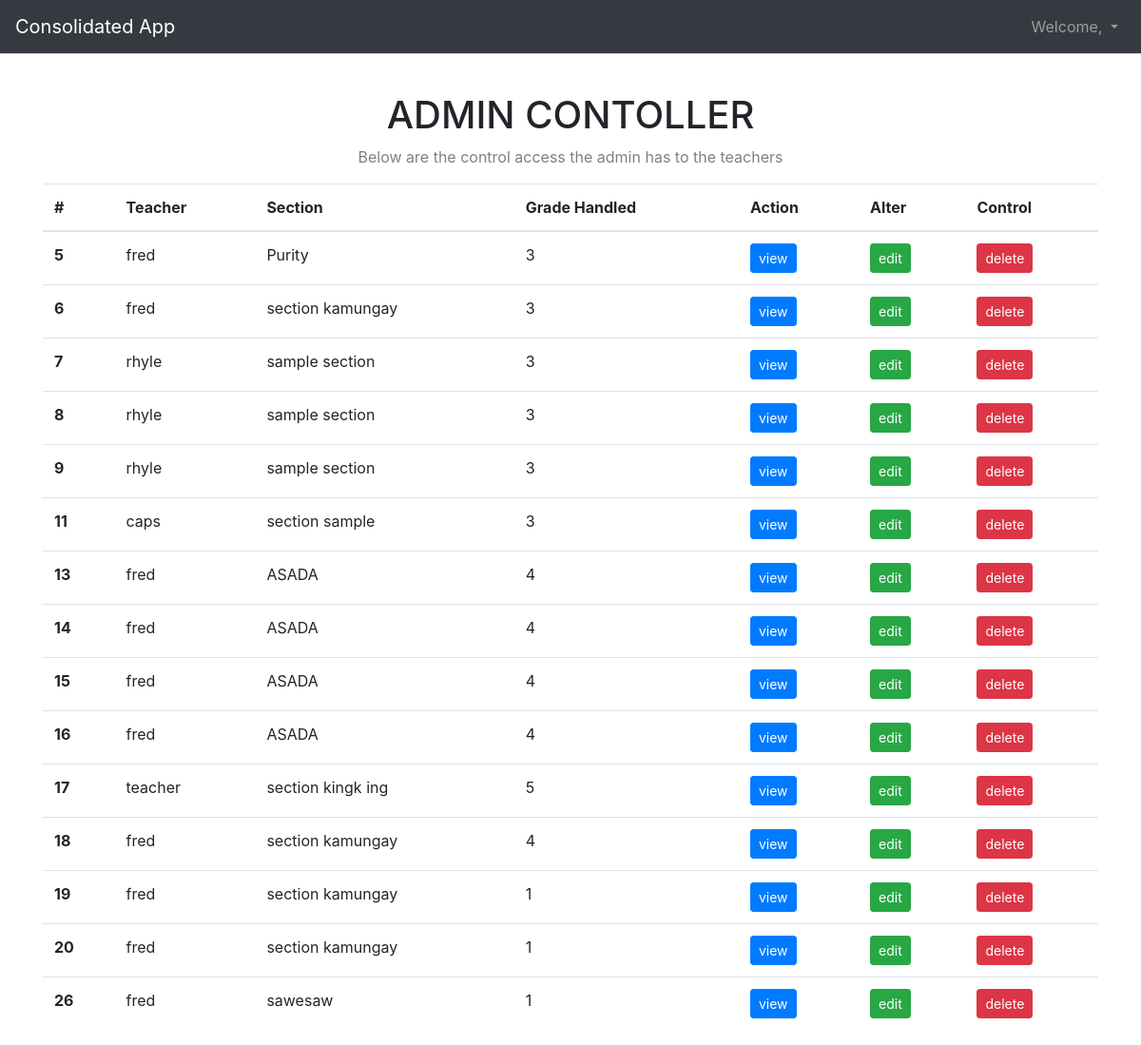
The app's page /admin/index.php with its own data.
### tables this page shows
CREATE TABLE `file` (
  `id` int(11) NOT NULL,
  `teacher` text NOT NULL,
  `section` text NOT NULL,
  `grade` int(11) NOT NULL,
  `filedir` text NOT NULL
);

### admin/index.php (the view, shortened to what this page needs)
<?php
    include_once '../dbconnect.php';
      $tmpfname = '../test.xlsx';
          $excelReader = PHPExcel_IOFactory::createReaderForFile($tmpfname);
          $excelObj = $excelReader->load($tmpfname);
         $worksheet = $excelObj->getSheet(0);
?>
<!DOCTYPE html>
<html lang="en">
<head>
    <link rel="stylesheet" href="https://stackpath.bootstrapcdn.com/bootstrap/4.4.1/css/bootstrap.min.css">
</head>
<body>
<nav style="margin-top:0%" class="navbar navbar-expand-lg navbar-dark bg-dark">
  <a class="navbar-brand" href="/consolidated/excel/index.php">Consolidated App</a>
  <div class="collapse navbar-collapse" id="navbarNav">
    <ul class="navbar-nav ml-auto">
    <li class="nav-item dropdown">
        <a class="nav-link dropdown-toggle" href="#" id="navbarDropdownMenuLink" role="button" data-toggle="dropdown" aria-haspopup="true" aria-expanded="false">
          Welcome, <?php echo $_SESSION['loggedin']?>
        </a>
      </li>
    </ul>
  </div>
</nav>
<?php
     $lastRow = $worksheet->getHighestRow();
     echo' <table class="table">';
      for ($row = 1; $row <= $lastRow; $row++) {
              echo '<tr><td>';
              echo '</td></td>';
              echo '<td><td>';
              echo '</td></td';
              echo '<td><td>';
              echo '</td></td';
              echo '<td><td>';
              echo '</td></td';
              echo '<td><td>';
              echo '</td></td';
              echo '<td><td>';
              echo '</td></td';
              echo '<td><td>';
              echo '</td></tr>';
      }
    echo' </table>';
?>
<div class="container">
<h1 style="text-transform:uppercase" class="text-center">
      Admin Contoller
</h1>
<p style="color:grey" class="grey-text text-center">
      Below are the control access the admin has to the teachers
</p>
<table class="table">
  <thead>
    <tr>
      <th scope="col">#</th>
      <th scope="col">Teacher</th>
      <th scope="col">Section</th>
      <th scope="col">Grade Handled</th>
      <th scope="col">Action</th>
      <th scope="col">Alter</th>
      <th scope="col">Control</th>
    </tr>
  </thead>
  <tbody>
  <form action="index.php" method="get">
  <?php
    $qry = "select * from file";
    $result = mysqli_query($db,$qry);
    if (mysqli_num_rows($result) > 0) {
        while($row = mysqli_fetch_assoc($result)) {
            $id = $row['id'];
            $name = $row['teacher'];
            $section = $row['section'];
            $grade = $row['grade'];
    echo "<tr>";
      echo "<th scope='row'>$id</th>";
      echo "<td>$name</td>";
      echo "<td>$section</td>";
      echo "<td>$grade</td>";
      echo '<td><button
      name="btnView"
      class="btn btn-sm btn-primary">
      view
      </button></td>';
      echo "<td>
            <button
            name='btnEdit'
            class='btn btn-sm btn-success'>
                edit
            </button>
      </td>";
      echo '<td><button
      name="btnDelete"
      class="btn btn-sm btn-danger">
      delete
      </button></td>
    </tr>';
    }
    } else {
        echo "0 results";
    }
    ?>
  </tbody>
</table>
</div>
</body>
</html>

### records on screen
file: id "5", teacher "fred", section "Purity", grade "3"
file: id "6", teacher "fred", section "section kamungay", grade "3"
file: id "7", teacher "rhyle", section "sample section", grade "3"
file: id "8", teacher "rhyle", section "sample section", grade "3"
file: id "9", teacher "rhyle", section "sample section", grade "3"
file: id "11", teacher "caps", section "section sample", grade "3"
file: id "13", teacher "fred", section "ASADA", grade "4"
file: id "14", teacher "fred", section "ASADA", grade "4"
file: id "15", teacher "fred", section "ASADA", grade "4"
file: id "16", teacher "fred", section "ASADA", grade "4"
file: id "17", teacher "teacher", section "section kingk ing", grade "5"
file: id "18", teacher "fred", section "section kamungay", grade "4"
file: id "19", teacher "fred", section "section kamungay", grade "1"
file: id "20", teacher "fred", section "section kamungay", grade "1"
file: id "26", teacher "fred", section "sawesaw", grade "1"
